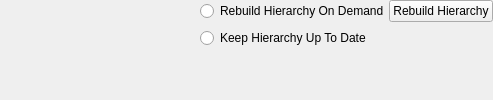
         <widget class="QWidget" name="tabTCLevelHierarchy">
          <attribute name="title">
           <string>Level and Hierarchy</string>
          </attribute>
          <layout class="QGridLayout" name="gridLayout_9" rowstretch="0,1">
           <property name="leftMargin">
            <number>0</number>
           </property>
           <property name="topMargin">
            <number>0</number>
           </property>
           <property name="rightMargin">
            <number>0</number>
           </property>
           <property name="bottomMargin">
            <number>0</number>
           </property>
           <property name="spacing">
            <number>0</number>
           </property>
           <item row="1" column="1" colspan="2">
            <widget class="GS::Gex::TestConditionHierarchyWidget" name="widgetConditionHierarchy" native="true">
             <property name="sizePolicy">
              <sizepolicy hsizetype="Expanding" vsizetype="Preferred">
               <horstretch>0</horstretch>
               <verstretch>0</verstretch>
              </sizepolicy>
             </property>
            </widget>
           </item>
           <item row="0" column="0" rowspan="2">
            <widget class="GS::Gex::TestConditionLevelWidget" name="widgetConditionLevel" native="true">
             <property name="sizePolicy">
              <sizepolicy hsizetype="Fixed" vsizetype="Preferred">
               <horstretch>0</horstretch>
               <verstretch>0</verstretch>
              </sizepolicy>
             </property>
             <property name="minimumSize">
              <size>
               <width>200</width>
               <height>0</height>
              </size>
             </property>
             <property name="maximumSize">
              <size>
               <width>200</width>
               <height>16777215</height>
              </size>
             </property>
            </widget>
           </item>
           <item row="0" column="1" colspan="2">
            <widget class="QFrame" name="frame">
             <property name="frameShape">
              <enum>QFrame::NoFrame</enum>
             </property>
             <property name="frameShadow">
              <enum>QFrame::Raised</enum>
             </property>
             <layout class="QGridLayout" name="gridLayout_10">
              <property name="leftMargin">
               <number>0</number>
              </property>
              <property name="topMargin">
               <number>0</number>
              </property>
              <property name="rightMargin">
               <number>0</number>
              </property>
              <property name="bottomMargin">
               <number>0</number>
              </property>
              <property name="horizontalSpacing">
               <number>0</number>
              </property>
              <property name="verticalSpacing">
               <number>6</number>
              </property>
              <item row="0" column="0">
               <widget class="QRadioButton" name="radioButtonRebuildHierarchy">
                <property name="text">
                 <string>Rebuild Hierarchy On Demand</string>
                </property>
               </widget>
              </item>
              <item row="0" column="1">
               <widget class="QPushButton" name="pushButtonBuildHierarchy">
                <property name="text">
                 <string>Rebuild Hierarchy</string>
                </property>
               </widget>
              </item>
              <item row="1" column="0">
               <widget class="QRadioButton" name="radioButtonHierarchyUpToDate">
                <property name="text">
                 <string>Keep Hierarchy Up To Date</string>
                </property>
               </widget>
              </item>
              <item row="1" column="1">
               <widget class="QLabel" name="labelCharacMessages">
                <property name="text">
                 <string/>
                </property>
               </widget>
              </item>
             </layout>
            </widget>
           </item>
          </layout>
         </widget>
